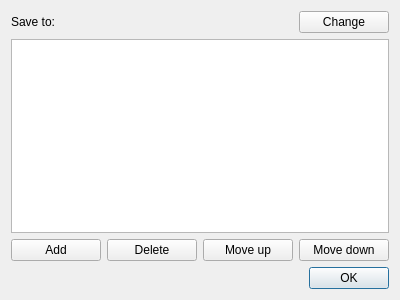
<?xml version="1.0" encoding="UTF-8"?>
<ui version="4.0">
 <class>SortingDialog</class>
 <widget class="QDialog" name="SortingDialog">
  <property name="geometry">
   <rect>
    <x>0</x>
    <y>0</y>
    <width>400</width>
    <height>300</height>
   </rect>
  </property>
  <property name="windowTitle">
   <string>Sort files</string>
  </property>
  <layout class="QGridLayout" name="gridLayout">
   <item row="0" column="0" colspan="3">
    <widget class="QLabel" name="saveToLabel">
     <property name="text">
      <string>Save to:</string>
     </property>
    </widget>
   </item>
   <item row="0" column="3">
    <widget class="QPushButton" name="saveToPushButton">
     <property name="text">
      <string>Change</string>
     </property>
    </widget>
   </item>
   <item row="1" column="0" colspan="4">
    <widget class="QListWidget" name="listWidget"/>
   </item>
   <item row="2" column="0">
    <widget class="QPushButton" name="addPushButton">
     <property name="text">
      <string>Add</string>
     </property>
    </widget>
   </item>
   <item row="2" column="1">
    <widget class="QPushButton" name="delPushButton">
     <property name="text">
      <string>Delete</string>
     </property>
    </widget>
   </item>
   <item row="2" column="2">
    <widget class="QPushButton" name="upPushButton">
     <property name="text">
      <string>Move up</string>
     </property>
    </widget>
   </item>
   <item row="2" column="3">
    <widget class="QPushButton" name="downPushButton">
     <property name="text">
      <string>Move down</string>
     </property>
    </widget>
   </item>
   <item row="3" column="0" colspan="4">
    <widget class="QDialogButtonBox" name="buttonBox">
     <property name="orientation">
      <enum>Qt::Horizontal</enum>
     </property>
     <property name="standardButtons">
      <set>QDialogButtonBox::Ok</set>
     </property>
    </widget>
   </item>
  </layout>
  <zorder>addPushButton</zorder>
  <zorder>buttonBox</zorder>
  <zorder>listWidget</zorder>
  <zorder>delPushButton</zorder>
  <zorder>upPushButton</zorder>
  <zorder>downPushButton</zorder>
  <zorder>saveToLabel</zorder>
  <zorder>saveToPushButton</zorder>
 </widget>
 <resources/>
 <connections>
  <connection>
   <sender>buttonBox</sender>
   <signal>accepted()</signal>
   <receiver>SortingDialog</receiver>
   <slot>accept()</slot>
   <hints>
    <hint type="sourcelabel">
     <x>248</x>
     <y>254</y>
    </hint>
    <hint type="destinationlabel">
     <x>157</x>
     <y>274</y>
    </hint>
   </hints>
  </connection>
  <connection>
   <sender>buttonBox</sender>
   <signal>rejected()</signal>
   <receiver>SortingDialog</receiver>
   <slot>reject()</slot>
   <hints>
    <hint type="sourcelabel">
     <x>316</x>
     <y>260</y>
    </hint>
    <hint type="destinationlabel">
     <x>286</x>
     <y>274</y>
    </hint>
   </hints>
  </connection>
 </connections>
</ui>
